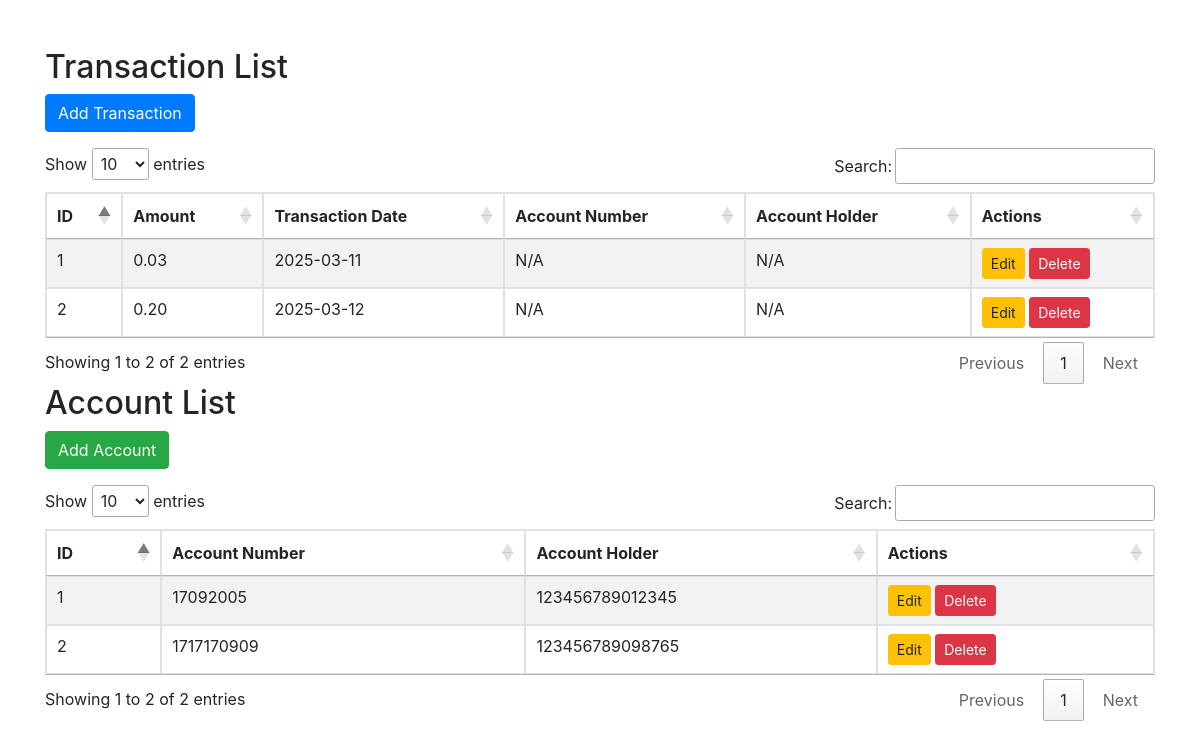
The page /transaction_management/index.php on the database its author committed.
### tables this page shows
CREATE TABLE `transactions` (
  `id` int(11) NOT NULL,
  `amount` decimal(10,2) NOT NULL,
  `transaction_date` date NOT NULL,
  `id_account` int(11) DEFAULT NULL
);

CREATE TABLE `accounts` (
  `id` int(11) NOT NULL,
  `account_number` varchar(20) NOT NULL,
  `account_holder` varchar(255) NOT NULL
);

### transaction_management/index.php (the view, shortened to what this page needs)
<?php
include 'includes/db.php';
try {
    $stmt = $pdo->query('
        SELECT t.id, t.amount, t.transaction_date, a.account_number, a.account_holder
        FROM transactions t
        LEFT JOIN accounts a ON t.id_account = a.id
    ');
    $transactions = $stmt->fetchAll();
} catch (PDOException $e) {
    die("Error fetching transactions: " . $e->getMessage());
}
$stmt = $pdo->query('SELECT * FROM accounts');
$accounts = $stmt->fetchAll();
?>
<!DOCTYPE html>
<html lang="en">
<head>
    <link rel="stylesheet" href="https://maxcdn.bootstrapcdn.com/bootstrap/4.5.2/css/bootstrap.min.css">
    <link rel="stylesheet" type="text/css" href="https://cdn.datatables.net/1.10.21/css/jquery.dataTables.css">
</head>
<body>
    <div class="container mt-5">
        <h2>Transaction List</h2>
        <a href="add_transaction.php" class="btn btn-primary mb-3">Add Transaction</a>
        <table id="transactionsTable" class="table table-striped table-bordered">
            <thead>
                <tr>
                    <th>ID</th>
                    <th>Amount</th>
                    <th>Transaction Date</th>
                    <th>Account Number</th>
                    <th>Account Holder</th>
                    <th>Actions</th>
                </tr>
            </thead>
            <tbody>
                <?php foreach ($transactions as $transaction): ?>
                <tr>
                    <td><?= $transaction['id'] ?></td>
                    <td><?= $transaction['amount'] ?></td>
                    <td><?= $transaction['transaction_date'] ?></td>
                    <td><?= $transaction['account_number'] ?? 'N/A' ?></td>
                    <td><?= $transaction['account_holder'] ?? 'N/A' ?></td>
                    <td>
                        <a href="edit_transaction.php?id=<?= $transaction['id'] ?>" class="btn btn-warning btn-sm">Edit</a>
                        <a href="delete_transaction.php?id=<?= $transaction['id'] ?>" class="btn btn-danger btn-sm" onclick="return confirm('Are you sure?')">Delete</a>
                    </td>
                </tr>
                <?php endforeach; ?>
            </tbody>
        </table>
        <h2>Account List</h2>
        <a href="add_account.php" class="btn btn-success mb-3">Add Account</a>
        <table id="accountsTable" class="table table-striped table-bordered">
            <thead>
                <tr>
                    <th>ID</th>
                    <th>Account Number</th>
                    <th>Account Holder</th>
                    <th>Actions</th>
                </tr>
            </thead>
            <tbody>
                <?php foreach ($accounts as $account): ?>
                <tr>
                    <td><?= $account['id'] ?></td>
                    <td><?= $account['account_number'] ?></td>
                    <td><?= $account['account_holder'] ?></td>
                    <td>
                        <a href="edit_account.php?id=<?= $account['id'] ?>" class="btn btn-warning btn-sm">Edit</a>
                        <a href="delete_account.php?id=<?= $account['id'] ?>" class="btn btn-danger btn-sm" onclick="return confirm('Are you sure?')">Delete</a>
                    </td>
                </tr>
                <?php endforeach; ?>
            </tbody>
        </table>
    </div>
</body>
</html>

### rows shown on the page
transactions: id "1", amount "0.03", transaction_date "2025-03-11", account_number "N/A", account_holder "N/A"
transactions: id "2", amount "0.20", transaction_date "2025-03-12", account_number "N/A", account_holder "N/A"
accounts: id "1", account_number "17092005", account_holder "123456789012345"
accounts: id "2", account_number "1717170909", account_holder "123456789098765"
